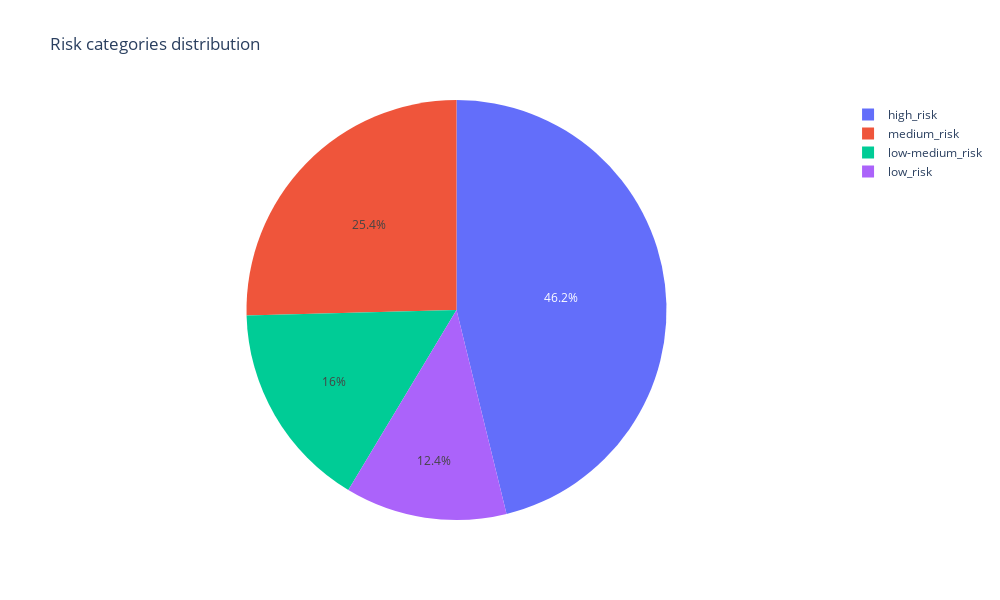

The notebook cell saved with this chart:
### Code cell
fig = px.pie(data_frame=df1, names=["high_risk", "medium_risk", "low-medium_risk", 
                                    "low_risk"], 
             values=df1[["high_risk", "medium_risk", "low-medium_risk", 
                         "low_risk"]].sum(), title="Risk categories distribution", 
                         width=1000, height=600)


fig.show()

### Figure 1 — Plotly figure (JSON) as saved in the notebook; plotly's stock layout.template omitted (floating-point values rounded to 4 significant figures)
{"data": [{"domain": {"x": [0, 1], "y": [0, 1]}, "hovertemplate": "label=%{label}<br>value=%{value}<extra></extra>", "labels": ["high_risk", "medium_risk", "low-medium_risk", "low_risk"], "legendgroup": "", "name": "", "showlegend": true, "type": "pie", "values": [705, 388, 244, 190]}], "layout": {"height": 600, "legend": {"tracegroupgap": 0}, "title": {"text": "Risk categories distribution"}, "width": 1000}}
